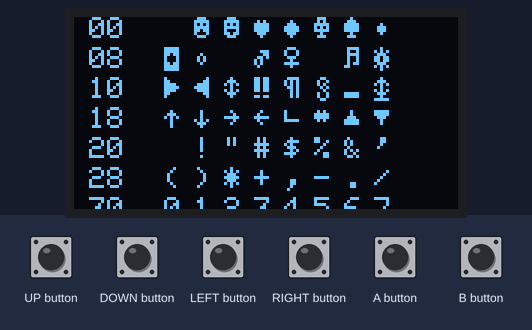
The sketch below on a simulated Arduboy, built with avr-gcc and run on an emulated ATmega32U4. Parts: 128×64 one-colour display. The test bench sets the inputs (shaded band).

Above: at 2.2 s.
2.3 s: UP button pressed for 1 s
At 3.9 s:
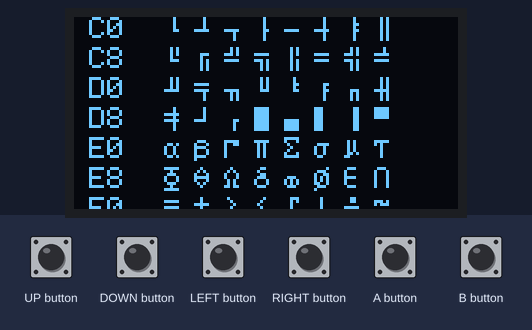
4.8 s: LEFT button pressed for 1 s
At 6.7 s:
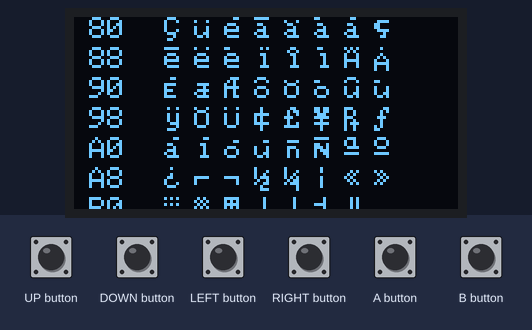
7.3 s: A button pressed for 1 s
At 9.3 s:
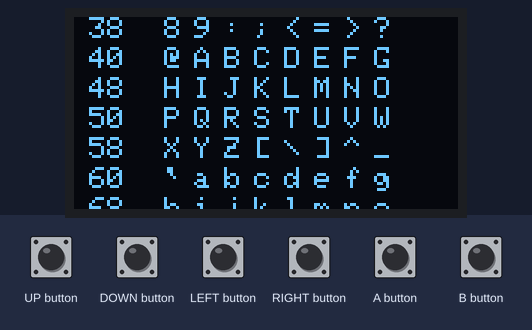
9.8 s: UP button pressed for 0.15 s
At 11.1 s:
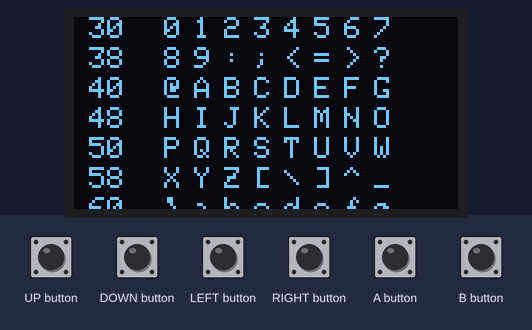
11.4 s: LEFT button pressed for 0.15 s
At 12.6 s:
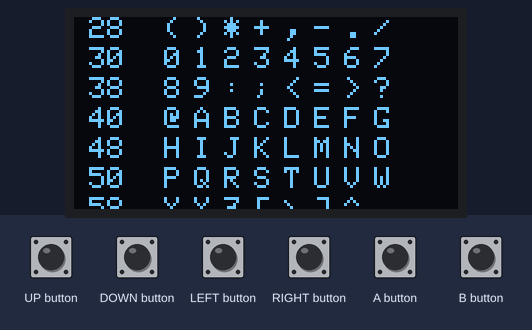
13.0 s: A button pressed for 0.15 s
At 14.5 s:
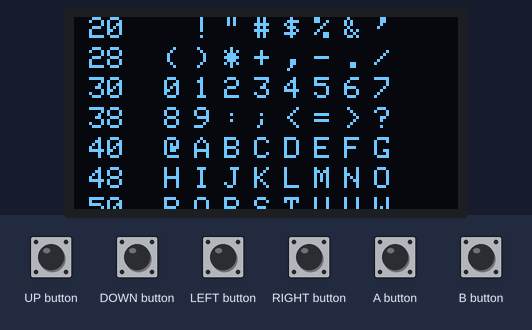
Timing chart, 0 to 15.6 s (numbered marks = the images above; inputs shaded):
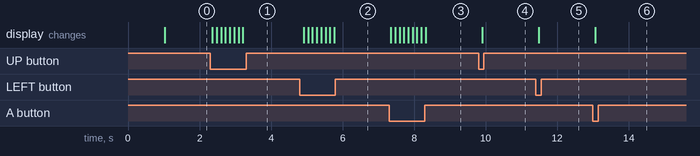

Measured:
- after the input at 2.3 s, the display: first changes after 0.06 s (image 1 shows a later state)
- after the input at 4.8 s, the display: first changes after 0.11 s (image 2 shows a later state)
- after the input at 7.3 s, the display: first changes after 0.05 s (image 3 shows a later state)
- after the input at 9.8 s, the display: changes after 0.10 s (image 4)
- after the input at 11.4 s, the display: changes after 0.08 s (image 5)
- after the input at 13.0 s, the display: changes after 0.06 s (image 6)

The sketch:

codepoints.ino
```cpp
// (licence header left out)
#include <Arduboy.h>
Arduboy A;

char hex[] = "0123456789ABCDEF";

int p;
void Draw() {
  for (int j = 0; j < 7; j++) {
    A.setCursor(5, j * 10);
    int cp = 255 & ((p + j) * 8);
    A.write(hex[(cp >> 4) & 15]);
    A.write(hex[(cp >> 0) & 15]);
    for (int i = 0; i < 8; i++) {
      A.setCursor(30 + i * 10, j * 10);
      A.write((8 * (p + j) + i) & 255);
    }
  }
}

void setup() {
  A.beginNoLogo();
  A.setFrameRate(30);
  A.setCursor(20, 20);
  A.clear();
  A.print("Codepoints.");
  A.display();
  delay(1000);
}

void loop() {
  int bs = A.buttonsState();
  if (bs & UP_BUTTON) p--;
  if (bs & DOWN_BUTTON) p++;
  if (bs & LEFT_BUTTON) p--;
  if (bs & RIGHT_BUTTON) p++;
  if (bs & A_BUTTON) p--;
  if (bs & B_BUTTON) p++;
  A.clear();
  Draw();
  A.display();
  delay(100);
}
```
